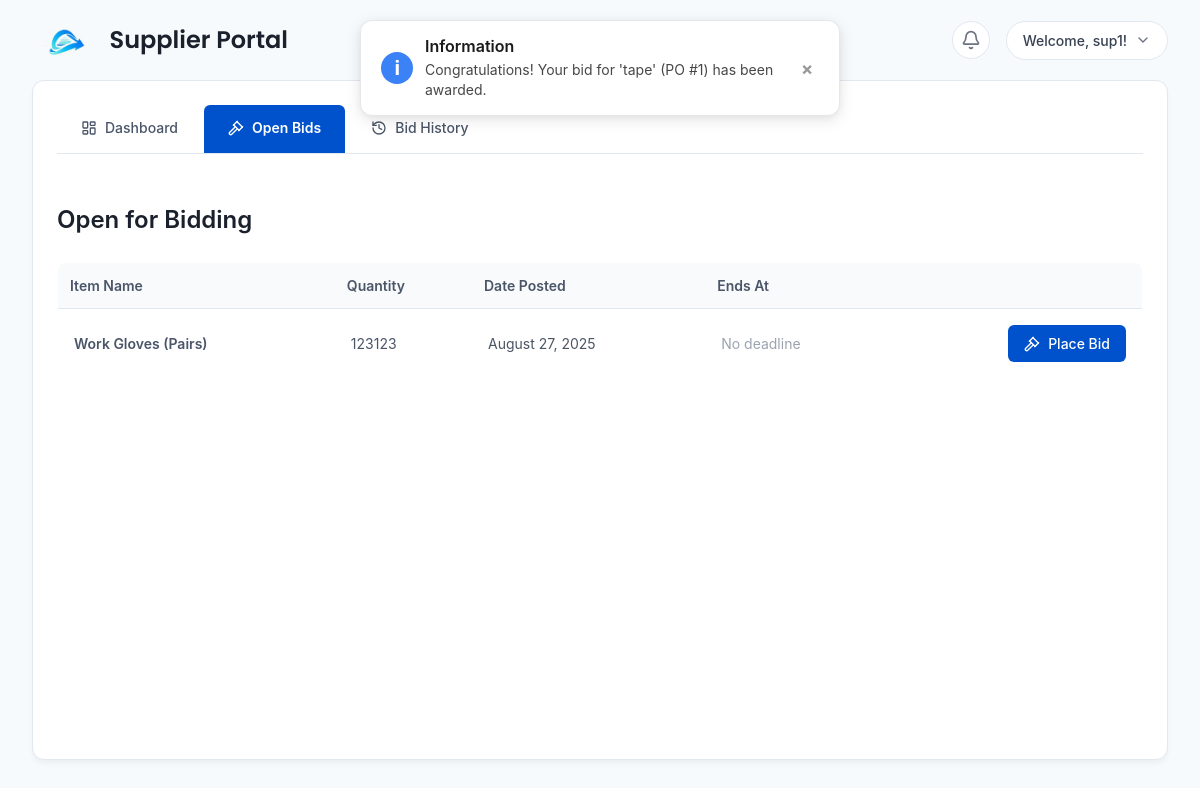
Before: /pages/supplier_bidding.php (signed in) with the older database file.
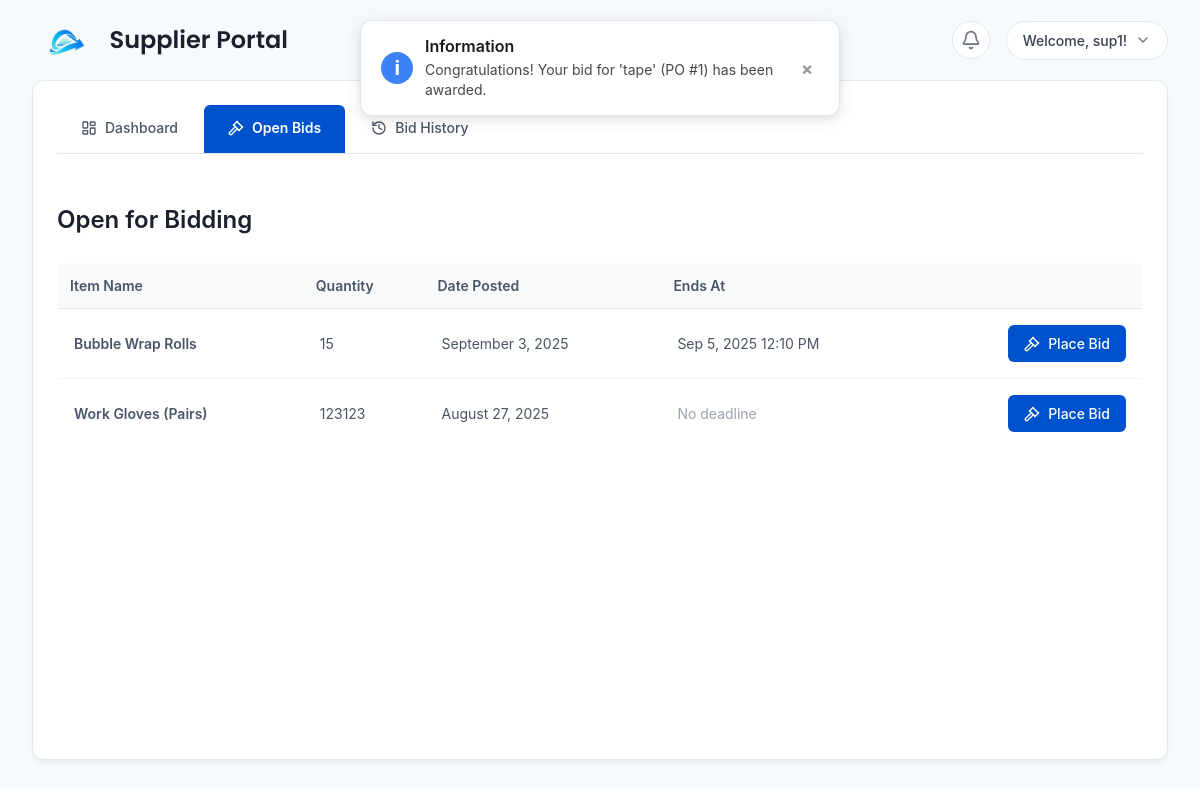
After: the same page with the newer database file.
### tables this page shows
CREATE TABLE `purchase_orders` (
  `id` int NOT NULL,
  `supplier_id` int DEFAULT NULL,
  `item_name` varchar(255) NOT NULL,
  `quantity` int NOT NULL,
  `status` varchar(50) DEFAULT 'Pending',
  `order_date` timestamp NULL DEFAULT CURRENT_TIMESTAMP,
  `ends_at` datetime DEFAULT NULL,
  `awarded_to_supplier_id` int DEFAULT NULL,
  `awarded_at` timestamp NULL DEFAULT NULL
);

### includes/functions/bids.php (called while the page is built, shortened)
<?php
function getOpenForBiddingPOs() {
    $conn = getDbConnection();
    $result = $conn->query("SELECT * FROM purchase_orders WHERE status = 'Open for Bidding' ORDER BY order_date DESC");
    $pos = $result ? $result->fetch_all(MYSQLI_ASSOC) : [];
    return $pos;
}
?>

### pages/supplier_bidding.php (the view, shortened to what this page needs)
<?php
require_once '../includes/functions/bids.php';
$open_purchase_orders = getOpenForBiddingPOs();
$currentPage = basename($_SERVER['SCRIPT_NAME']);
?>
<!DOCTYPE html>
<html lang="en">
<head>
    <link rel="stylesheet" href="../assets/css/supplier_portal.css">
    <script src="https://cdn.tailwindcss.com"></script>
</head>
<body>
    <div class="supplier-content-full">
        <?php include '../partials/supplier_header.php'; ?>
        <div class="supplier-content-area">
            <div class="supplier-tabs-container">
                <div class="supplier-tabs-bar">
                    <a href="supplier_dashboard.php" class="supplier-tab-button <?php echo ($currentPage === 'supplier_dashboard.php') ? 'active' : ''; ?>">
                        <i data-lucide="layout-dashboard" class="tab-icon"></i>
                        Dashboard
                    </a>
                    <a href="supplier_bidding.php" class="supplier-tab-button <?php echo ($currentPage === 'supplier_bidding.php') ? 'active' : ''; ?>">
                        <i data-lucide="gavel" class="tab-icon"></i>
                        Open Bids
                    </a>
                    <a href="supplier_bid_history.php" class="supplier-tab-button <?php echo ($currentPage === 'supplier_bid_history.php') ? 'active' : ''; ?>">
                        <i data-lucide="history" class="tab-icon"></i>
                        Bid History
                    </a>
                </div>
            </div>
            <div class="supplier-content-container">
                <div class="content-card">
                    <h2 class="content-title">Open for Bidding</h2>
                    <div class="overflow-x-auto">
                        <table class="data-table">
                            <thead>
                                <tr>
                                    <th>Item Name</th>
                                    <th>Quantity</th>
                                    <th>Date Posted</th>
                                    <th>Ends At</th>
                                    <th></th>
                                </tr>
                            </thead>
                            <tbody>
                                <?php if (empty($open_purchase_orders)): ?>
                                    <tr>
                                        <td colspan="5" class="text-center py-10 text-gray-500">
                                            <div class="flex flex-col items-center gap-3">
                                                <i data-lucide="gavel" class="w-12 h-12 text-gray-300"></i>
                                                <p>There are no purchase orders currently open for bidding.</p>
                                            </div>
                                        </td>
                                    </tr>
                                <?php else: foreach($open_purchase_orders as $po): ?>
                                <tr>
                                    <td class="font-semibold"><?php echo htmlspecialchars($po['item_name']); ?></td>
                                    <td><?php echo $po['quantity']; ?></td>
                                    <td class="text-gray-600"><?php echo date("F j, Y", strtotime($po['order_date'])); ?></td>
                                    <td class="text-gray-600">
                                        <?php
                                        if ($po['ends_at']):
                                            echo date("M j, Y g:i A", strtotime($po['ends_at']));
                                        else:
                                            echo '<span class="text-gray-400">No deadline</span>';
                                        endif;
                                        ?>
                                    </td>
                                    <td class="text-right">
                                        <button onclick="openBidModal(<?php echo $po['id']; ?>, '<?php echo htmlspecialchars(addslashes($po['item_name'])); ?>')" class="btn-primary">
                                            <i data-lucide="gavel" class="w-4 h-4"></i>
                                            Place Bid
                                        </button>
                                    </td>
                                </tr>
                                <?php endforeach; endif; ?>
                            </tbody>
                        </table>
                    </div>
                </div>
            </div>
        </div>
    </div>
</body>
</html>

Changed rows visible on the page:
added purchase_orders: item_name "Bubble Wrap Rolls", quantity "15", order_date "September 3, 2025", ends_at "Sep 5, 2025 12:10 PM"
